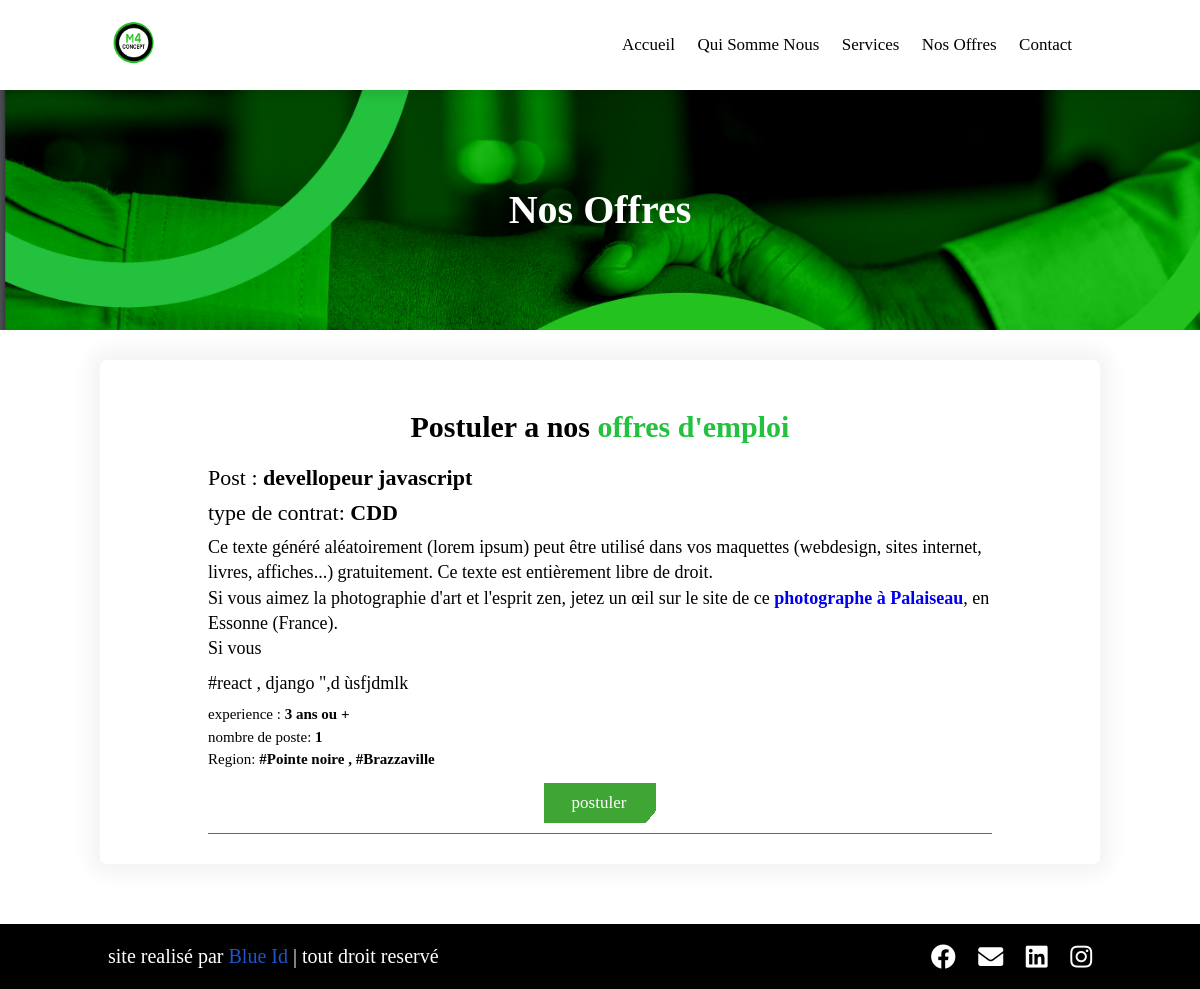
Screenshot of /offers with the database file from the repository.
### home/models.py (models this page shows, shortened)
class Offers(models.Model):
  contrat_type =  [
    ('CDI', 'CDI'),
    ('CDD', 'CDD'),
    ('Stage', 'Stage'),
]
  searching_for = models.CharField(max_length=255, verbose_name='post')
  slug = models.SlugField(null=True, blank=True)
  contract = models.CharField(max_length=10, choices=contrat_type, default=contrat_type[0], verbose_name='type_de_contact')
  post_number = models.PositiveIntegerField(default=1)
  description = RichTextField()
  looking_for = RichTextField()
  experience = models.CharField(max_length=255)
  region = models.CharField(max_length=255)
  class Meta:
    verbose_name_plural = 'offers'

### home/views.py (the view)
# urls.py: path('offers', OfferView.as_view(), name="offer"),
class OfferView(View):
    def get(self, request):
        offers = Offers.objects.all()
        return render(request, 'home/offers.html', context={'offers': offers})

### home/templates/home/offers.html
{% extends 'base.html' %} {% load static %} {% block head %} {% endblock %}
{%block content %}
{% include 'home/components/header.html' %}
<section class="hero hero--small">
  <div class="hero__content">
    <h3 class="hero__description">Nos Offres</h3>
  </div>
</section>
{% if offers %}
<section class="offer_section card">
  <h1 class="heading">
    Postuler a nos <span class="heading--primary">offres d'emploi</span>
  </h1>
  {% for offer in offers %}
  <div class="offer">
    <h2 class="offer__heading">
      Post : <strong>{{ offer.searching_for }}</strong>
    </h2>
    <h2 class="offer__heading offer__heading--sm">
      type de contrat: <strong>{{ offer.contract }} </strong>
    </h2>
    <div class="offer__description">{{ offer.description|safe }}</div>
    <div class="offer__description">
      {{ offer.looking_for|safe }}
    </div>
    <span class="offer__subtitle"
      >experience : <strong>{{ offer.experience }} </strong>
    </span>
    <span class="offer__subtitle"
      >nombre de poste: <strong>{{ offer.post_number }}</strong></span
    >
    <span class="offer__subtitle"
      >Region: <strong>{{ offer.region }}</strong></span
    >
    <div class="btn__container">
      <a href="{% url 'home:apply' slug=offer.slug %}" class="btn">postuler</a>
    </div>
    <div class="offer__endline"></div>
  </div>
  {% endfor %}
</section>
<section></section>
{% else %}
<section class="heading">Aucune offre Disponible</section>
<section class="home"></section>
<section class="home"></section>
{% endif %}
{% include 'home/components/footer.html' %}
{% endblock%}

### templates/base.html (shortened to what this page needs)
<!DOCTYPE html>
{% load static %}
<html lang="fr">
  <head>
    <link rel="stylesheet" href="{% static 'home/css/style.min.css' %}" />
    <link
      rel="stylesheet"
      href="https://cdnjs.cloudflare.com/ajax/libs/font-awesome/5.15.4/css/all.min.css"
    />
  </head>
  <body>
    {% block content %} {% endblock %}
  </body>
</html>

### home/templates/home/components/header.html (shortened to what this page needs)
{% load static %}
<header class="header" data-aos="menu-area" >
  <div class="logo">
    <picture >
      <source
        type="image/webp"
        srcset = "{% static 'home/assets/images/Logo validé.webp' %}"
      />
      <source
        type="image/png"
        srcset = "{% static 'home/assets/images/Logo validé.png' %}"
      />
      <img src="{% static 'home/assets/images/Logo validé.png' %}" alt="M4 Logo" class="" />
    </picture>
  </div>
  <nav class="navbar">
    <a href="{% url 'home:index'%}" class="nav__item">accueil</a>
    <a href="{% url 'home:about-us' %}" class="nav__item">qui somme nous</a>
    <a href="{% url 'home:services' %}" class="nav__item">services</a>
    <a href="{% url 'home:offer' %}" class="nav__item">nos offres</a>
    <a href="{% url 'home:contact-us' %}" class="nav__item">Contact</a>
  </nav>
</header>

### home/templates/home/components/footer.html
<footer class="credit">
  <p>site realisé par <span>Blue Id</span> | tout droit reservé </p>
  <div class="share">
     <a href="#gmail" class="share__item fab fa-facebook"></a>
     <a href="#facebook" class="share__item fas fa-envelope"></a>
     <a href="#linkedin" class="share__item fab fa-linkedin"></a>
     <a href="#instagram" class="share__item fab fa-instagram"></a>
  </div>
</footer>

### rows the page displays
Offers: searching_for "devellopeur javascript", contract "CDD", description "Ce texte généré aléatoirement (lorem ipsum) peut être utilisé dans vos maquettes (webdesign, sites internet, livres, affiches...) gratuitement. Ce texte est entièrement libre de droit. Si vous aimez la photographie d'art et l'esprit zen, jetez un œil sur le site de ce photographe à Palaiseau , en Essonne (France). Si vous", looking_for "#react , django \",d ùsfjdmlk", experience "3 ans ou +", post_number "1", region "#Pointe noire , #Brazzaville"
